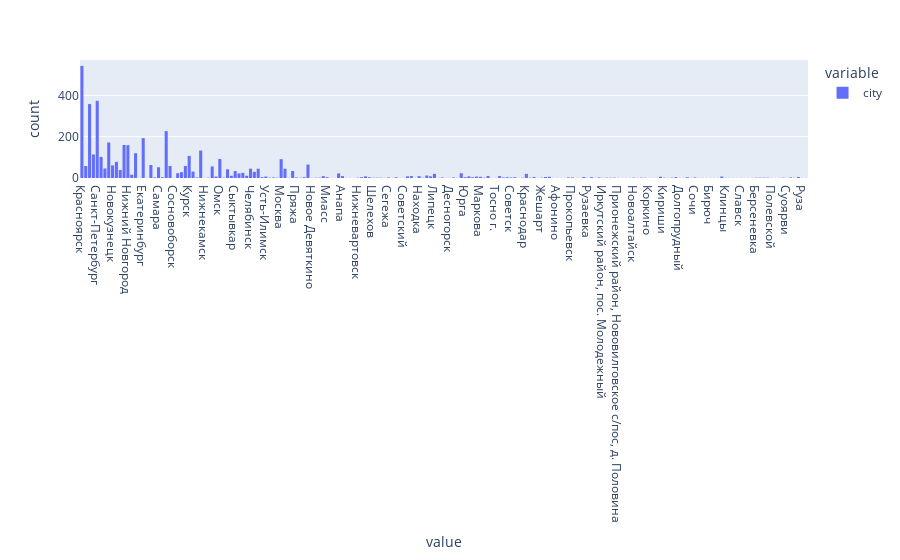

Notebook code for this chart:
### Code cell
fig = px.histogram(train['city'])
fig.show()

### Figure 1 — Plotly figure (JSON) as saved in the notebook; plotly's stock layout.template omitted (floating-point values rounded to 4 significant figures; data arrays with more than 128 entries replaced by an {"elided": "..."} marker saying what was removed)
{"data": [{"alignmentgroup": "True", "bingroup": "x", "hovertemplate": "variable=city<br>value=%{x}<br>count=%{y}<extra></extra>", "legendgroup": "city", "marker": {"color": "#636efa", "pattern": {"shape": ""}}, "name": "city", "offsetgroup": "city", "orientation": "v", "showlegend": true, "type": "histogram", "x": {"elided": "4493 str values"}, "xaxis": "x", "yaxis": "y"}], "layout": {"barmode": "relative", "legend": {"title": {"text": "variable"}, "tracegroupgap": 0}, "margin": {"t": 60}, "xaxis": {"anchor": "y", "domain": [0, 1], "title": {"text": "value"}}, "yaxis": {"anchor": "x", "domain": [0, 1], "title": {"text": "count"}}}}
